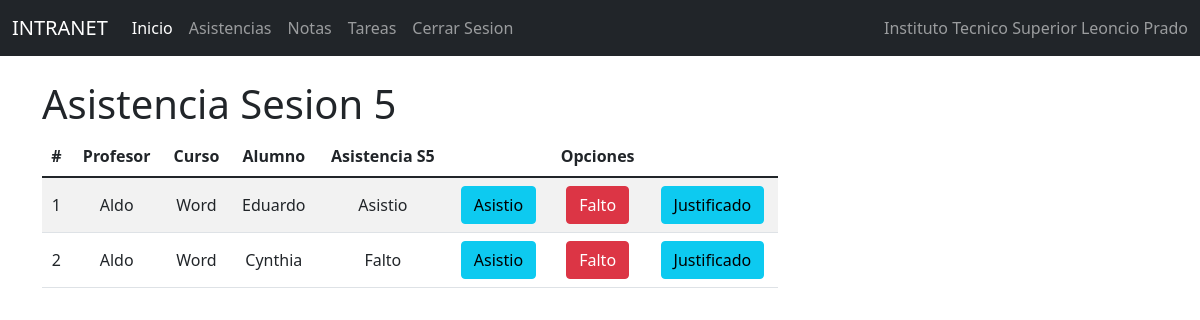
Before: /indasis5/ with the older database file.
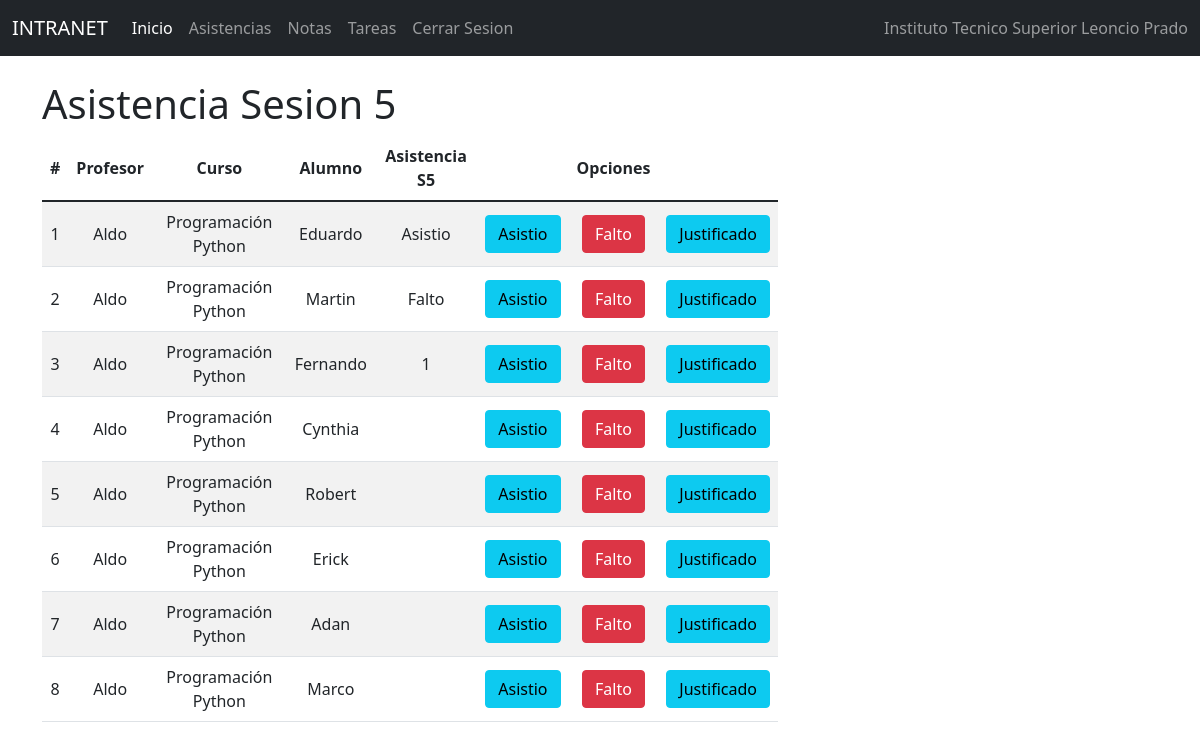
After: the same page with the newer database file.
### Notas/models.py (models this page shows, shortened)
class Notas(models.Model):
    id=models.IntegerField(primary_key=True)
    profesor = models.ForeignKey(Profesor, null=True,blank=True,on_delete=models.CASCADE)
    curso = models.ForeignKey(Curso, null=True,blank=True,on_delete=models.CASCADE)
    alumno = models.OneToOneField(to='Estudiante', to_field='id', null=True, blank=True, on_delete=models.CASCADE)
    sesion1_nt = models.IntegerField()
    sesion1_asis=models.CharField(max_length=50)
    tarea1_info = models.ForeignKey(Tarea1, null=True,blank=True,on_delete=models.CASCADE)
    soltarea1 = models.CharField(max_length=1000)
    notatarea1 = models.IntegerField()
    sesion2_nt = models.IntegerField()
    sesion2_asis=models.CharField(max_length=50)
    tarea2_info = models.ForeignKey(Tarea2, null=True,blank=True,on_delete=models.CASCADE)
    soltarea2 = models.CharField(max_length=1000)
    notatarea2 = models.IntegerField()
    sesion3_nt = models.IntegerField()
    sesion3_asis=models.CharField(max_length=50)
    tarea3_info = models.ForeignKey(Tarea3, null=True,blank=True,on_delete=models.CASCADE)
    soltarea3 = models.CharField(max_length=1000)
    notatarea3 = models.IntegerField()
    sesion4_nt = models.IntegerField()
    sesion4_asis=models.CharField(max_length=50)
    tarea4_info = models.ForeignKey(Tarea4, null=True,blank=True,on_delete=models.CASCADE)
    soltarea4 = models.CharField(max_length=1000)
    notatarea4 = models.IntegerField()
    sesion5_nt = models.IntegerField()
    sesion5_asis=models.CharField(max_length=50)
    tarea5_info = models.ForeignKey(Tarea5, null=True,blank=True,on_delete=models.CASCADE)
    soltarea5 = models.CharField(max_length=1000)
    notatarea5 = models.IntegerField()

class Profesor(models.Model):
    id=models.IntegerField(primary_key=True)
    nompro=models.CharField(max_length=50)
    apepro=models.CharField(max_length=50)
    dnipro=models.CharField(max_length=50)
    direccionpro=models.CharField(max_length=50)
    distritopro=models.ForeignKey(Distrito, null=True,blank=True,on_delete=models.CASCADE)
    emailpro=models.EmailField()
    estpro=models.IntegerField()
    usuario=models.OneToOneField(to='Usuario', to_field='id', null=True, blank=True, on_delete=models.CASCADE)

class Curso(models.Model):
    id=models.IntegerField(primary_key=True)
    nomcur=models.CharField(max_length=30)
    creditos=models.IntegerField()
    estcur=models.IntegerField()

class Estudiante(models.Model):
    id=models.IntegerField(primary_key=True)
    nomest=models.CharField(max_length=50)
    apeest=models.CharField(max_length=50)
    dniest=models.CharField(max_length=8)
    direccion=models.CharField(max_length=50)
    emailest=models.EmailField()
    estest=models.IntegerField()
    usuario=models.OneToOneField(to='Usuario', to_field='id', null=True, blank=True, on_delete=models.CASCADE)
    carrera=models.ForeignKey(Carrera, null=True, blank=True, on_delete=models.CASCADE)
    distrito=models.ForeignKey(Distrito, null=True, blank=True, on_delete=models.CASCADE)

### Notas/views.py (the view)
# urls.py: path('indasis5/', indasis5),
def indasis5 (request):
    notas = Notas.objects.all()
    carrera = Carrera.objects.all()
    curso = Curso.objects.all()
    profesor = Profesor.objects.all()
    return render(request, 'PROCESOS/Asistencia/gestionasistencias5.html', {"notas": notas, "carrera":carrera,
    "curso":curso, "profesor":profesor})

### Notas/Templates/PROCESOS/Asistencia/gestionasistencias5.html (shortened to what this page needs)
{% extends "../../basepro.html" %}
{% block body %}
<div class="row">
    <div class="col-sm-12 col-md-6 col-lg-8 col-xl-8 ">
        <div class="table-responsive">
            <h1>Asistencia Sesion 5</h1>
            <table class="table table-striped" >
                <thead>
                    <tr>
                        <th>#</th>
                        <th>Profesor</th>
                        <th>Curso</th>
                        <th>Alumno</th>
                        <th>Asistencia S5</th>
                        <th></th>
                        <th class="2">Opciones</th>
                    </tr>
                </thead>
                <tbody>
                    {% for c in notas %}
                    <tr>
                        <td>{{forloop.counter}}</td>
                        <td>{{c.profesor.nompro}}</td>
                        <td>{{c.curso.nomcur}}</td>
                        <td>{{c.alumno.nomest}}</td>
                        <td>{{c.sesion5_asis}}</td>
                        <td><a href="/asistios5/{{c.id}}"   class="btn btn-info">Asistio</a></td>
                        <td><a href="/faltos5/{{c.id}}" class="btn btn-danger">Falto</a></td>
                        <td><a href="/justificados5/{{c.id}}" class="btn btn-info">Justificado</a></td>
                    </tr>
                    {% endfor %}
                </tbody>
            </table>
        </div>
    </div>
</div>
{% endblock %}

Changed rows visible on the page:
changed Notas "Asistio": curso.nomcur "Word" → "Programación Python"
changed Notas "Falto": curso.nomcur "Word" → "Programación Python"; alumno.nomest "Cynthia" → "Martin"
added Notas: profesor.nompro "Aldo", curso.nomcur "Programación Python", alumno.nomest "Fernando", sesion5_asis "1"
added Notas: profesor.nompro "Aldo", curso.nomcur "Programación Python", alumno.nomest "Cynthia"
added Notas: profesor.nompro "Aldo", curso.nomcur "Programación Python", alumno.nomest "Robert"
added Notas: profesor.nompro "Aldo", curso.nomcur "Programación Python", alumno.nomest "Erick"
added Notas: profesor.nompro "Aldo", curso.nomcur "Programación Python", alumno.nomest "Adan"
added Notas: profesor.nompro "Aldo", curso.nomcur "Programación Python", alumno.nomest "Marco"
